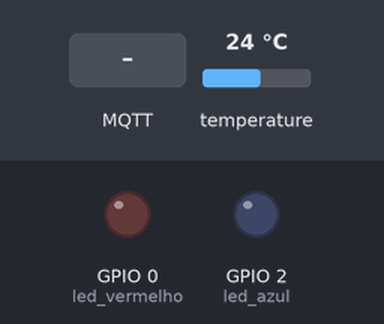
A sketch run on a simulated ESP8266 (NodeMCU). On the bench: output pins drawn as LEDs (lit = HIGH). The test bench sets the inputs (shaded band); at power-on: temperature 24 °C. WiFi joins after 1.5 s; servers stay silent unless stated; no MQTT or app messages arrive unless stated; what the sketch prints to the serial monitor is not drawn.

Above: at 0.0 s.
At 2.11 s:
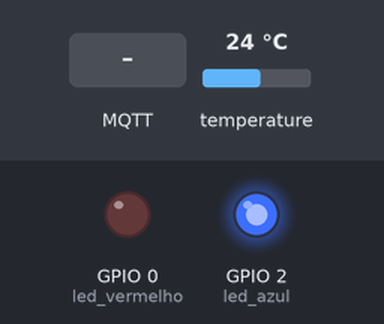
At 4.7 s:
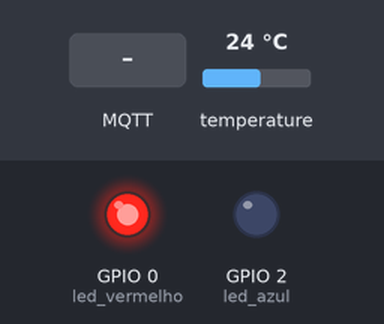
4.8 s: MQTT message "desligado" arrives on the first subscribed topic
6.3 s: MQTT message "ligado" arrives on the first subscribed topic
7.8 s: MQTT message "piscando" arrives on the first subscribed topic
Timing chart, 0 to 10.8 s (numbered marks = the images above; inputs shaded):
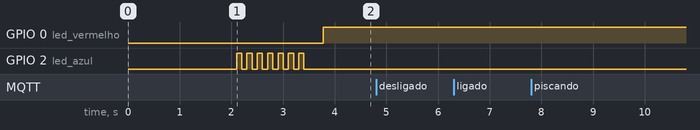

The sketch:

Exemplo13_Versao_Final.ino
```cpp
/******************************************
  Venturus - Centro de Inovação Tecnológica

  Exemplo 11 - Versao Final

  @Author: Pedro Dionísio
  @Date: Jul/2016
******************************************/
#include <ESP8266WiFi.h>
#include <PubSubClient.h>
#include <Wire.h>
#include <ArduinoJson.h>
#include "Adafruit_MCP9808.h"

// WiFi
char ssid[] = "Workshop";   // Nome da rede WiFi
char pass[] = "vnt@tws#";   // Senha

// Sensor de temperatura
Adafruit_MCP9808 sensor = Adafruit_MCP9808();

// Configuração do MQTT
WiFiClient wifiClient;
PubSubClient mqttClient(wifiClient);
const char topico[] = "v4tech/vntpejr/iot";

// MOSQUITTO MQTT server: IP 37.187.106.16
IPAddress mqttServer(37, 187, 106, 16);

// funções
void analisaJson(String json);
void enviaJson();
void ligaLed(int porta);
void desligaLed(int porta);
void inverteLed(int porta);
void atualiza_led();
void atualiza_status();
void setup_wifi();
void conectaMqtt();

// led pode ser: 0 desligado, 1 ligado, 2 piscando
int ledState = 0;
int intervaloPisca = 1000;  // padrão 1 segundo
int ultimoPisca = 0;

// status da placa
int intervaloStatus = 20000; // padrão 20 segundos
int ultimoStatus = 0;

void setup() {
  pinMode(0, OUTPUT);     // led vermelho
  pinMode(2, OUTPUT);     // led azul

  Serial.begin(115200);
  delay(2000);  // aguarde porta serial funcionar

  // inicia wifi
  setup_wifi();

  // inicializa comunicação com sensor de temperatura
  if (!sensor.begin()) {
    Serial.println("Não de temperatura encontrado!");
    while (1);
  }

  // inicializa sensor
  sensor.shutdown_wake(0);

  // inicia cliente mqtt
  mqttClient.setServer(mqttServer, 1883);
  mqttClient.setCallback(callback);
}

void loop() {

  // se perder conexão, tente novamente
  if (WiFi.status() != WL_CONNECTED) {
    setup_wifi();
  }

  // reconecte-se ao servidor se MQTT estiver desconectado
  if (!mqttClient.connected()) {
    conectaMqtt();
  }
  // função loop deve ser chamada para receber mensagens
  mqttClient.loop();

  // atualiza estado do led
  atualiza_led();

  // atualiza status do sistema
  atualiza_status();
}

void callback(char* topic, byte* payload, unsigned int length) {

  // transforma o payload em string
  char content[200];
  int i = 0;
  for (i = 0; i < length; i++) {
    content[i] = (char) payload[i];
  }
  content[i] = '\0';

  Serial.print("Nova mensagem no topico: ");
  Serial.println(topic);
  Serial.print("Mensagem: ");
  Serial.println(content);

  analisaJson(content);
}

void setup_wifi() {
  Serial.println();
  Serial.print("Conectando ao SSID: ");
  Serial.println(ssid);

  WiFi.begin(ssid, pass);

  while (WiFi.status() != WL_CONNECTED) {
    delay(100);
    inverteLed(2); // pisca led azul
    Serial.print(".");
  }

  // led azul ligado quando conectar na rede
  ligaLed(2);

  Serial.println("");
  Serial.println("Conectado ao WiFi!");
  Serial.print("Endereço IP: ");
  Serial.println(WiFi.localIP());
}

void conectaMqtt() {
  while (!mqttClient.connected()) {
    Serial.println("Tentando conexão com Broker MQTT...");

    // conecta e insere um id qualquer (coloque seu nome)
    if (mqttClient.connect("v4tech_vntpejr")) {
      Serial.println("Conectado!");

      // faz subscribe no topico principal e já envia status
      mqttClient.subscribe(topico);
      enviaJson();
    } else {
      Serial.println("Ocorreu um erro na tentativa de conexão: ");
      Serial.println(mqttClient.state());
      Serial.println("Tentando novamente em 5 segundos...");
      delay(5000);
    }
  }
}

// recebe um Json da serial e extrai as informações
// {"status":0} -> Deve retornar um json completo com temperatura e estado do LED
// {"seta_led":ESTADO} -> liga ou desliga o LED. Valores: ligado, desligado, piscando
// {"pisca_led":MILLIS} -> led fica piscando. Valores: delay em millis (1000 = 1 segundo)
void analisaJson(String json) {
  StaticJsonBuffer<200> jsonBuffer;
  JsonObject& buffer = jsonBuffer.parseObject(json);

  if (!buffer.success()) {
    Serial.println("Json apresenta erros..");
    return;
  }

  // atualiza estado do led
  if (buffer.containsKey("status")) {
    // retorna status
    enviaJson();
  }

  // atualiza estado do led
  if (buffer.containsKey("seta_led")) {
    String lamp = buffer["seta_led"];
    if (lamp == "desligado") {
      ledState = 0;
    } else if (lamp == "ligado") {
      ledState = 1;
    } else if (lamp == "piscando") {
      ledState = 2;
    }

    // retorna estado do led
    enviaJson();
  }

  // pisca se for necessário
  if (buffer.containsKey("pisca_led")) {
    intervaloPisca = buffer["pisca_led"];
    ledState = 2;

    // retorna estado do led
    enviaJson();
  }
}

// envia um json completo
// {"led":ESTADO,"temperatura¨:VALOR} -> ESTADO  "ligado", "desligado", "piscando"
void enviaJson() {
  String lampada = "";

  StaticJsonBuffer<200> jsonBuffer;
  JsonObject& buffer = jsonBuffer.createObject();

  // define a string do estado do led
  switch (ledState) {
    case 0:
      lampada = "desligado";
      break;
    case 1:
      lampada = "ligado";
      break;
    case 2:
      lampada = "piscando";
      break;
  }

  // le sensor de temperatura
  float temp = sensor.readTempC();
  delay(200);
  // monta json
  buffer["led"] = lampada;
  buffer["temperatura"] = temp;

  // envia para broker
  char mensagem[100];
  buffer.printTo(mensagem, sizeof(mensagem));
  mqttClient.publish(topico, mensagem, false);

}

// função liga o led da porta
void ligaLed(int porta) {
  digitalWrite(porta, LOW);
}

// função desliga o led da porta
void desligaLed(int porta) {
  digitalWrite(porta, HIGH);
}

// inverte estado do led da porta
void inverteLed(int porta) {
  digitalWrite(porta, !digitalRead(porta));
}

// liga, desliga ou faz led piscar
void atualiza_led() {

  // define a string do estado do led
  switch (ledState) {
    case 0:
      desligaLed(0);
      break;
    case 1:
      ligaLed(0);
      break;
    case 2:
      if (millis() - ultimoPisca > intervaloPisca) {
        ultimoPisca = millis();
        inverteLed(0);
      }
      break;
  }
}

// envia status para Broker em intervalos de tempo
void atualiza_status() {
  if (millis() - ultimoStatus > intervaloStatus) {
    ultimoStatus = millis();
    enviaJson();
  }
}
```

Measured:
- after the input at 4.8 s, every drawn part: stays the same
- after the input at 6.3 s, every drawn part: stays the same
- after the input at 7.8 s, every drawn part: stays the same
